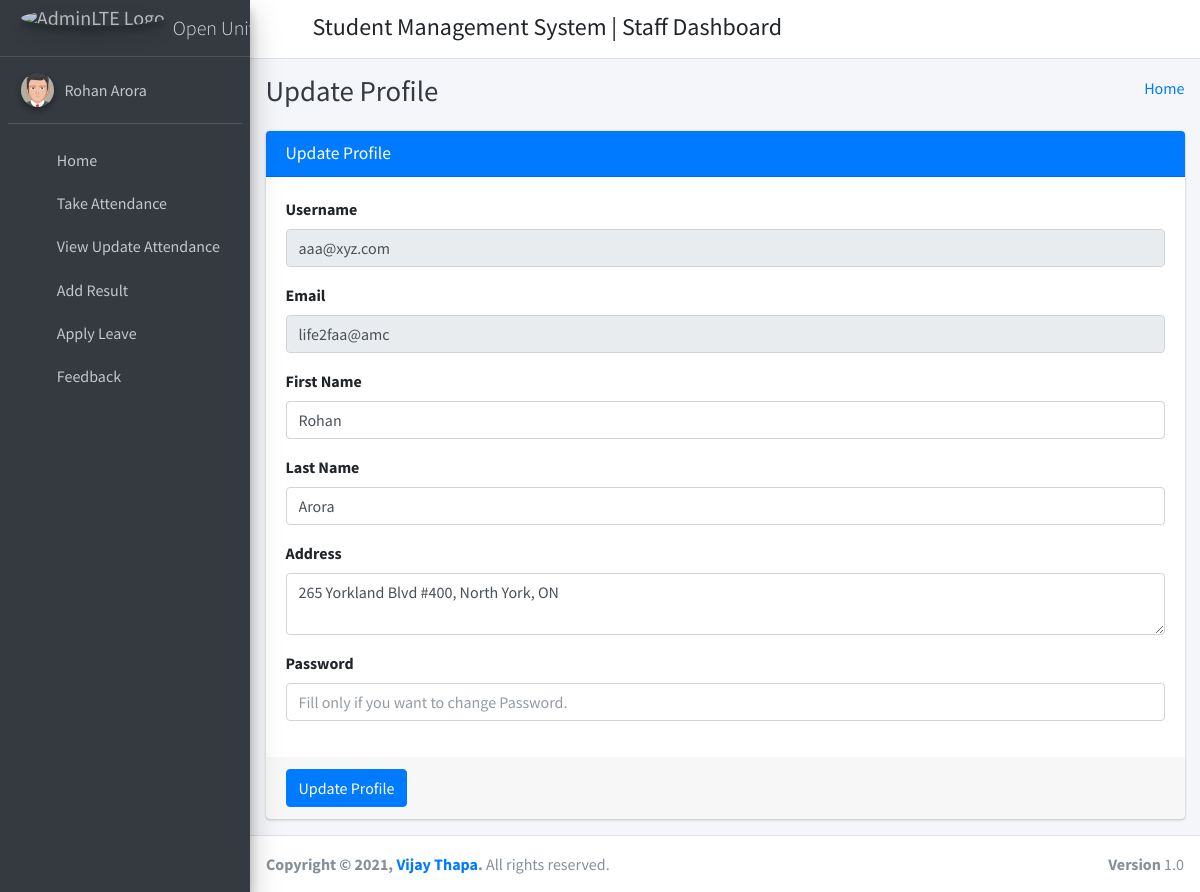
/staff_profile/ (signed in), run on the app's committed database.
### student_management_app/models.py (models this page shows)
class CustomUser(AbstractUser):
    user_type_data = ((1, "HOD"), (2, "Staff"), (3, "Student"))
    user_type = models.CharField(default=1, choices=user_type_data, max_length=10)

class Staffs(models.Model):
    id = models.AutoField(primary_key=True)
    admin = models.OneToOneField(CustomUser, on_delete = models.CASCADE)
    address = models.TextField()
    created_at = models.DateTimeField(auto_now_add=True)
    updated_at = models.DateTimeField(auto_now=True)
    objects = models.Manager()

### student_management_app/StaffViews.py (the view)
# urls.py: path('staff_profile/', StaffViews.staff_profile, name="staff_profile"),
def staff_profile(request):
    user = CustomUser.objects.get(id=request.user.id)
    staff = Staffs.objects.get(admin=user)
    context={
        "user": user,
        "staff": staff
    }
    return render(request, 'staff_template/staff_profile.html', context)

### student_management_app/templates/staff_template/staff_profile.html (shortened to what this page needs)
{% extends 'staff_template/base_template.html' %}
{% block page_title %}
    Update Profile
{% endblock page_title %}
{% block main_content %}
{% load static %}
<section class="content">
        <div class="container-fluid">
            <div class="row">
                <div class="col-md-12">
                    <div class="card card-primary">
                    <div class="card-header">
                        <h3 class="card-title">Update Profile</h3>
                    </div>
                    <form role="form" method="POST" action="{% url 'staff_profile_update' %}">
                        <div class="card-body">
                            <div class="form-group">
                                <label>Username </label>
                                <input type="text" class="form-control" name="username" value="{{ user.username }}" disabled="disabled">
                            </div>
                            <div class="form-group">
                                <label>Email </label>
                                <input type="text" class="form-control" name="email" value="{{ user.email }}" disabled="disabled">
                            </div>
                            <div class="form-group">
                                <label>First Name </label>
                                <input type="text" class="form-control" name="first_name" value="{{ user.first_name }}">
                            </div>
                            <div class="form-group">
                                <label>Last Name </label>
                                <input type="text" class="form-control" name="last_name" value="{{ user.last_name }}">
                            </div>
                            <div class="form-group">
                                <label>Address </label>
                                <textarea name="address" class="form-control" row="5">{{ staff.address }}</textarea>
                            </div>
                            <div class="form-group">
                                <label>Password </label>
                                <input type="text" class="form-control" name="password" placeholder="Fill only if you want to change Password.">
                            </div>
                        </div>
                        <div class="card-footer">
                        <button type="submit" class="btn btn-primary">Update Profile</button>
                        </div>
                    </form>
                    </div>
                </div>
            </div>
        </div>
      </section>
  {% endblock main_content %}

### student_management_app/templates/staff_template/sidebar_template.html (shortened to what this page needs)
{% load static %}
<aside class="main-sidebar sidebar-dark-primary elevation-4">
      <a href="{% url 'staff_home' %}" class="brand-link">
        <img src="{% static 'dist/img/AdminLTELogo.png' %}" alt="AdminLTE Logo" class="brand-image img-circle elevation-3"
            style="opacity: .8">
        <span class="brand-text font-weight-light">Open University</span>
      </a>
      <div class="sidebar">
        <div class="user-panel mt-3 pb-3 mb-3 d-flex">
          <div class="image">
            <img src="{% static 'dist/img/user2-160x160.jpg' %}" class="img-circle elevation-2" alt="User Image">
          </div>
          <div class="info">
            <a href="{% url 'staff_profile' %}" class="d-block">{{ user.first_name }} {{ user.last_name }}</a>
          </div>
        </div>
        <nav class="mt-2">
          <ul class="nav nav-pills nav-sidebar flex-column" data-widget="treeview" role="menu" data-accordion="false">
            <li class="nav-item">
              {% url 'staff_home' as staff_home %}
              <a href="{{ staff_home }}" class="nav-link {% if request.path == staff_home %} active {% endif %}">
                <i class="nav-icon fas fa-tachometer-alt"></i>
                <p>
                  Home
                </p>
              </a>
            </li>
            <li class="nav-item">
              {% url 'staff_take_attendance' as staff_take_attendance %}
              <a href="{{ staff_take_attendance }}" class="nav-link {% if request.path == staff_take_attendance %} active {% endif %}">
                <i class="nav-icon fas fa-calendar-plus"></i>
                <p>
                  Take Attendance
                </p>
              </a>
            </li>
            <li class="nav-item">
              {% url 'staff_update_attendance' as staff_update_attendance %}
              <a href="{{ staff_update_attendance }}" class="nav-link {% if request.path == staff_update_attendance %} active {% endif %}">
                <i class="nav-icon fas fa-calendar-alt"></i>
                <p>
                  View Update Attendance
                </p>
              </a>
            </li>
            <li class="nav-item">
              {% url 'staff_add_result' as staff_add_result %}
              <a href="{{ staff_add_result }}" class="nav-link {% if request.path == staff_add_result %} active {% endif %}">
                <i class="nav-icon fas fa-tasks"></i>
                <p>
                  Add Result
                </p>
              </a>
            </li>
            <li class="nav-item">
              {% url 'staff_apply_leave' as staff_apply_leave %}
              <a href="{{ staff_apply_leave }}" class="nav-link {% if request.path == staff_apply_leave %} active {% endif %}">
                <i class="nav-icon fas fa-envelope-open-text"></i>
                <p>
                  Apply Leave
                </p>
              </a>
            </li>
            <li class="nav-item">
              {% url 'staff_feedback' as staff_feedback %}
              <a href="{{ staff_feedback }}" class="nav-link {% if request.path == staff_feedback %} active {% endif %}">
                <i class="nav-icon fas fa-comments"></i>
                <p>
                  Feedback
                </p>
              </a>
            </li>
          </ul>
        </nav>
      </div>
    </aside>

### data on the page
CustomUser: first_name "Rohan", last_name "Arora", username "aaa@xyz.com", email "life2faa@amc"
Staffs: address "265 Yorkland Blvd #400, North York, ON"
